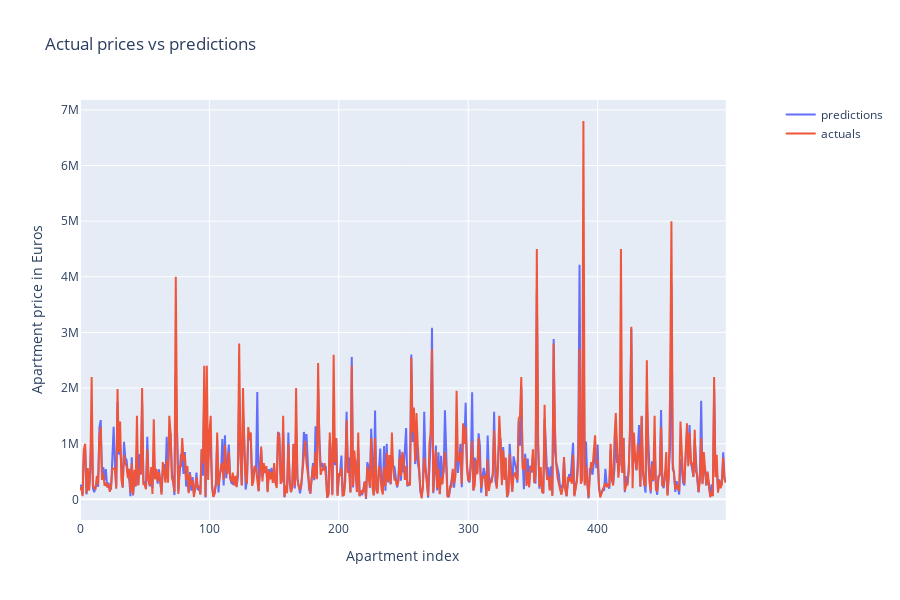

Write notebook code for a chart like this one.
### Code cell
#Plot output linear model for 200 listings
plot_predictions(y_pred,y_test)

### Figure 1 — Plotly figure (JSON) as saved in the notebook; plotly's stock layout.template omitted (floating-point values rounded to 4 significant figures; data arrays with more than 128 entries replaced by an {"elided": "..."} marker saying what was removed)
{"data": [{"name": "predictions", "type": "scatter", "x": {"elided": "500 int values"}, "y": {"elided": "500 float values"}}, {"name": "actuals", "type": "scatter", "x": {"elided": "500 int values"}, "y": {"elided": "500 float values"}}], "layout": {"autosize": false, "height": 600, "title": {"text": "Actual prices vs predictions"}, "width": 900, "xaxis": {"anchor": "y", "domain": [0, 0.94], "title": {"text": "Apartment index"}}, "yaxis": {"anchor": "x", "domain": [0, 1], "title": {"text": "Apartment price in Euros"}}, "yaxis2": {"anchor": "x", "overlaying": "y", "side": "right"}}}
